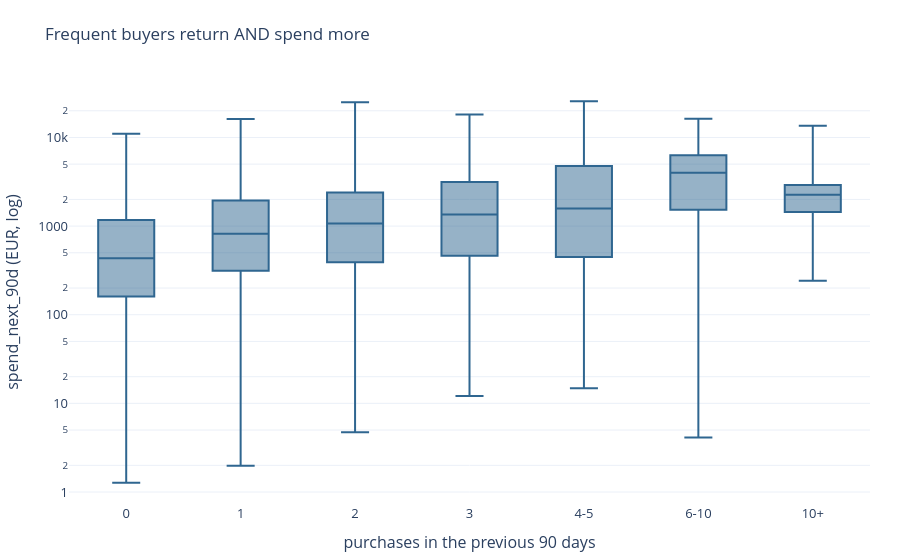

Notebook cell for this chart:
### Code cell
labels = ["0", "1", "2", "3", "4-5", "6-10", "10+"]
groups = pd.cut(returned["purchase_count_90d"], [-1, 0, 1, 2, 3, 5, 10, 30], labels=labels)
box_data = returned.assign(group=groups).dropna(subset=["group"])
fig = px.box(box_data, x="group", y=SPEND, points=False, log_y=True,
             category_orders={"group": labels}, color_discrete_sequence=[BLUE])
fig.update_layout(title="Frequent buyers return AND spend more",
                  xaxis_title="purchases in the previous 90 days", yaxis_title="spend_next_90d (EUR, log)")
fig.show()

### Figure 1 — Plotly figure (JSON) as saved in the notebook; plotly's stock layout.template omitted (floating-point values rounded to 4 significant figures; data arrays with more than 128 entries replaced by an {"elided": "..."} marker saying what was removed)
{"data": [{"alignmentgroup": "True", "boxpoints": false, "hovertemplate": "group=%{x}<br>spend_next_90d=%{y}<extra></extra>", "legendgroup": "", "marker": {"color": "#2f6690"}, "name": "", "notched": false, "offsetgroup": "", "orientation": "v", "showlegend": false, "type": "box", "x": {"elided": "3601 str values"}, "x0": " ", "xaxis": "x", "y": {"elided": "3601 float values"}, "y0": " ", "yaxis": "y"}], "layout": {"boxmode": "group", "legend": {"tracegroupgap": 0}, "title": {"text": "Frequent buyers return AND spend more"}, "xaxis": {"anchor": "y", "categoryarray": ["0", "1", "2", "3", "4-5", "6-10", "10+"], "categoryorder": "array", "domain": [0, 1], "title": {"text": "purchases in the previous 90 days"}}, "yaxis": {"anchor": "x", "domain": [0, 1], "title": {"text": "spend_next_90d (EUR, log)"}, "type": "log"}}}
